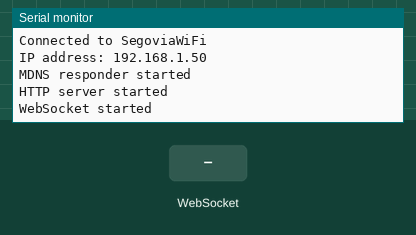
The sketch below on a simulated ESP8266 (NodeMCU). Parts: the last lines printed to the serial monitor. The test bench sets the inputs (shaded band). WiFi joins after 1.5 s; servers stay silent unless stated.

Above: at 2.7 s.
2.8 s: WebSocket text "1" received
At 3.6 s:
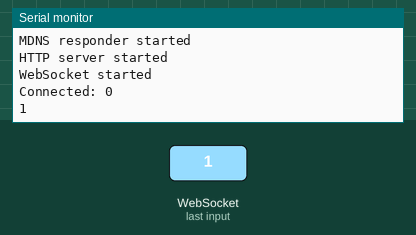
4.3 s: WebSocket text "0" received
At 4.7 s:
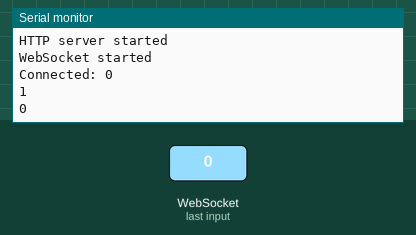

The sketch:

ESP8266_WebServer_WebSockets.ino
```cpp
#include <ESP8266WiFi.h>
#include <WiFiClient.h>
#include <ESP8266WebServer.h>
#include <ESP8266mDNS.h>
#include <WebSocketsServer.h>

#ifndef STASSID
#define STASSID "SegoviaWiFi"
#define STAPSK  "SegoviaFamily"
#endif

const char* ssid = STASSID;
const char* password = STAPSK;

ESP8266WebServer server(80);
WebSocketsServer webSocket = WebSocketsServer(81);

void handleRoot() {
  server.send(200, "text/plain", "hello from esp8266!");
}

void handleNotFound() {
  server.send(404, "text/plain", "Page not found");
}

void setup(void) {
  Serial.begin(115200);
  WiFi.mode(WIFI_STA);
  WiFi.begin(ssid, password);
  Serial.println("");

  // Wait for connection
  while (WiFi.status() != WL_CONNECTED) {
    delay(500);
    Serial.print(".");
  }
  Serial.println("");
  Serial.print("Connected to ");
  Serial.println(ssid);
  Serial.print("IP address: ");
  Serial.println(WiFi.localIP());

  if (MDNS.begin("jeffespserver")) {
    Serial.println("MDNS responder started");
  }

  server.on("/", handleRoot);

  server.on("/inline", []() {
    server.send(200, "text/plain", "this works as well");
  });

  server.onNotFound(handleNotFound);

  server.begin();
  Serial.println("HTTP server started");
  webSocket.begin();
  webSocket.onEvent(webSocketEvent);
  Serial.println("WebSocket started");
}

void loop(void) {
  server.handleClient();
  MDNS.update();
  webSocket.loop();
  sendFromSerial();
}


void webSocketEvent(uint8_t num, WStype_t type, uint8_t *payload, size_t length) {
  switch (type) {
    case WStype_DISCONNECTED:
      Serial.print("Disconnected: ");
      Serial.println(num);
      break;
    case WStype_CONNECTED:
      Serial.print("Connected: ");
      Serial.println(num);
      break;
    case WStype_TEXT:
      displayMsg(payload, length);
      break;
  }
}

void displayMsg(uint8_t * payload, size_t len) {
  for (int i = 0; i < len; i++) {
    Serial.print((char)payload[i]);
  }
  Serial.println();
}

void sendFromSerial() {
  if (Serial.available() > 0) {
    String s = Serial.readStringUntil('\n');
    unsigned int len = s.length() + 1;
    char c[len];
    s.toCharArray(c, len);
    webSocket.broadcastTXT(c, sizeof(c));
  }
}
```

Measured:
- after the input at 2.8 s, the serial monitor: prints a new line at once (image 1)
- after the input at 4.3 s, the serial monitor: prints a new line at once (image 2)
